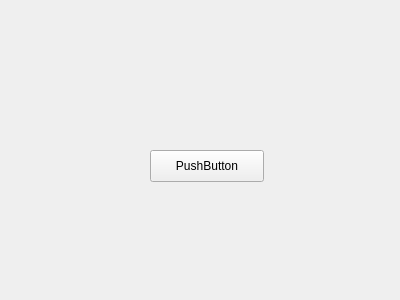
<?xml version="1.0" encoding="UTF-8"?>
<ui version="4.0">
 <class>testUi</class>
 <widget class="QWidget" name="testUi">
  <property name="geometry">
   <rect>
    <x>0</x>
    <y>0</y>
    <width>400</width>
    <height>300</height>
   </rect>
  </property>
  <property name="windowTitle">
   <string>Form</string>
  </property>
  <widget class="QPushButton" name="pushButton">
   <property name="geometry">
    <rect>
     <x>150</x>
     <y>150</y>
     <width>114</width>
     <height>32</height>
    </rect>
   </property>
   <property name="text">
    <string>PushButton</string>
   </property>
  </widget>
 </widget>
 <resources/>
 <connections/>
</ui>
